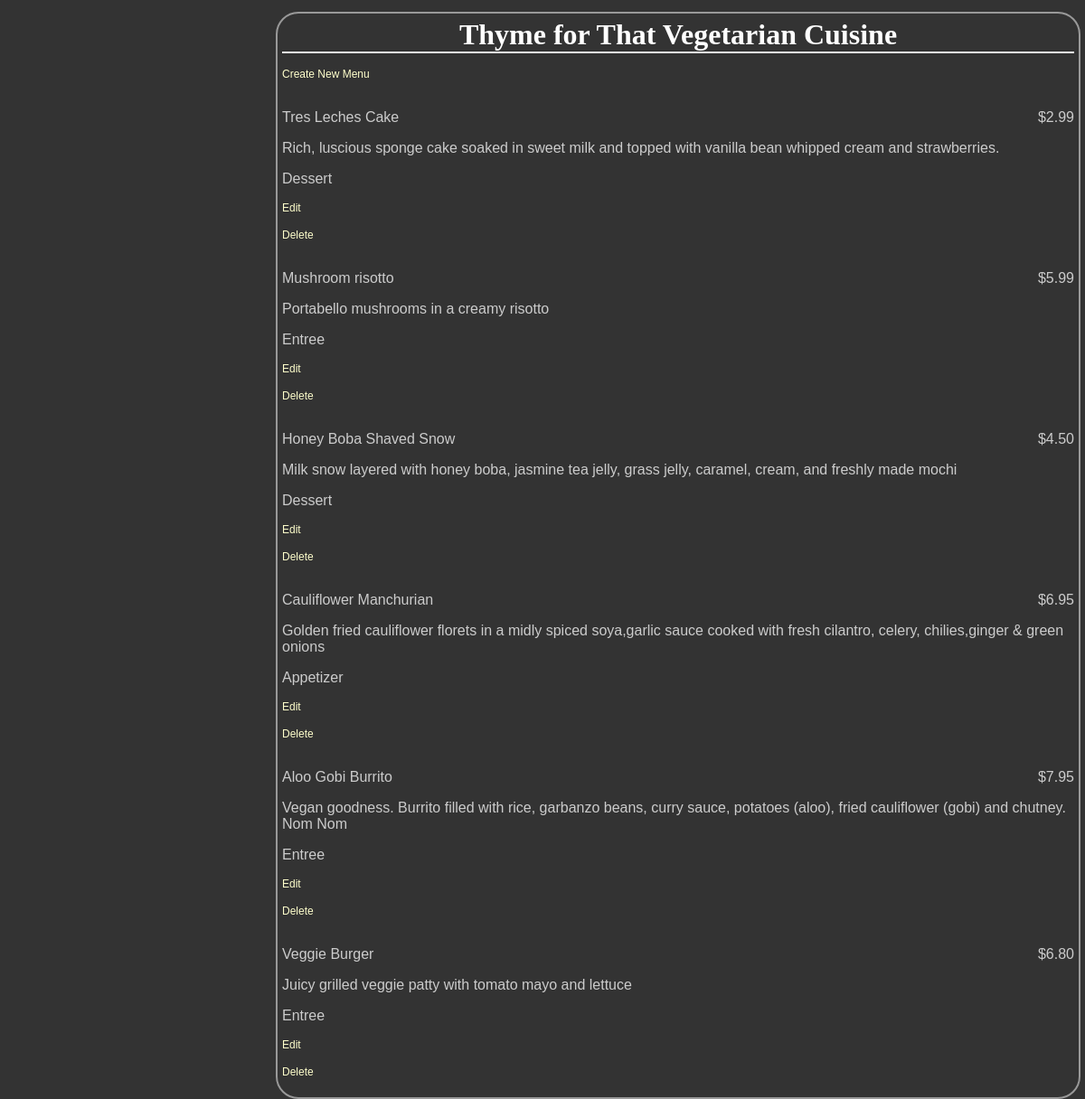
/restaurants/5/, run on the app's committed database.
### databasesetup.py (models this page shows, shortened)
class Restaurant(Base):
    __tablename__ = 'restaurant'
    name = Column(String(80), nullable = False)
    id = Column(Integer, primary_key = True)

class MenuItem(Base):
    __tablename__ = 'menu_item'
    name = Column(String(80), nullable = False)
    id = Column(Integer,primary_key = True)
    course = Column(String(250))
    description = Column(String(250))
    price = Column(String(8))
    restaurant_id = Column(Integer, ForeignKey('restaurant.id'))
    restaurant = relationship(Restaurant)

### finalproject.py (the view)
@app.route('/restaurants/<int:restaurant_id>/')
def restaurantMenu(restaurant_id):
    restaurant = session.query(Restaurant).filter_by(id=restaurant_id).one()
    items = session.query(MenuItem).filter_by(restaurant_id=restaurant.id)
    return render_template('menu.html', restaurant=restaurant, items=items)

### templates/menu.html (shortened to what this page needs)
<html>
        <head>
            <link rel="stylesheet" type="text/css" href="{{url_for('static',filename='style.css')}}">
        </head>
    <body>
        <div class="pane">
            <div class="header">
                <h1>{{restaurant.name}}</h1>
            </div>
            <p><a href={{url_for('newMenuItem', restaurant_id = restaurant.id)}}>Create New Menu</a></p>
        {% for i in items %}
                <div class = 'nameAndPrice'>
                        <span class = 'name'><p>{{i.name}}</p></span>
                        <span class = 'price'>
                        <p>{{i.price}} </p>
                    </span>
                </div>
                <div class = 'description'>
                    <p>{{i.description}}</p>
                    <p>{{i.course}}</p>
                </div>
            <div class = "editdeletepane">
            <p><a href={{url_for('editMenuItem', restaurant_id = restaurant.id, menu_id = i.id)}}>Edit</a></p>
            <p><a href={{url_for('deleteMenuItem', restaurant_id = restaurant.id, menu_id = i.id)}}>Delete</a></p>
            </div>
        {% endfor %}
    </div>
    </body>
</html>

### static/style.css (style rules this page uses)
body { font-family: sans-serif; background-color: #333333 }
h1, h2, h3, h4 { color: #ffffff; }
h1, h2 { font-family: 'georgia', serif; margin: 0; }
h1 { border-bottom: 2px solid #eee; }
p, dd, dt { color: #cccccc; }
a { text-decoration: none; color: #ffffcc; font-size: .75em; }
.pane { position: absolute; left: 25%; border: 2px solid; border-radius: 25px; padding: 5px; margin: 5px; border-color: #999999; background-color: #333333 }
.header { left: 50%; text-align: center; }
.name { width: 50%; display: inline-block; float: left; }
.price { text-align: right; width: 50%; float: right; }

### data on the page
Restaurant: name "Thyme for That Vegetarian Cuisine"
MenuItem: name "Tres Leches Cake", price "$2.99", description "Rich, luscious sponge cake soaked in sweet milk and topped with vanilla bean whipped cream and strawberries.", course "Dessert"
MenuItem: name "Mushroom risotto", price "$5.99", description "Portabello mushrooms in a creamy risotto", course "Entree"
MenuItem: name "Honey Boba Shaved Snow", price "$4.50", description "Milk snow layered with honey boba, jasmine tea jelly, grass jelly, caramel, cream, and freshly made mochi", course "Dessert"
MenuItem: name "Cauliflower Manchurian", price "$6.95", description "Golden fried cauliflower florets in a midly spiced soya,garlic sauce cooked with fresh cilantro, celery, chilies,ginger & green onions", course "Appetizer"
MenuItem: name "Aloo Gobi Burrito", price "$7.95", description "Vegan goodness. Burrito filled with rice, garbanzo beans, curry sauce, potatoes (aloo), fried cauliflower (gobi) and chutney. Nom Nom", course "Entree"
MenuItem: name "Veggie Burger", price "$6.80", description "Juicy grilled veggie patty with tomato mayo and lettuce", course "Entree"
